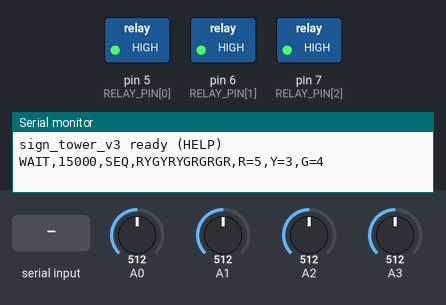
A sketch run on a simulated Arduino Uno, built with avr-gcc and run on an emulated ATmega328P. Parts: switched loads named in the sketch (green lamp = pin HIGH), the last lines printed to the serial monitor. Dashed ring = blinking. The test bench sets the inputs (shaded band); at power-on: A0 = 512, A1 = 512, A2 = 512, A3 = 512. Random numbers use the default seed unless the sketch sets one.

Above: at 1.2 s.
1.3 s: "START\n" received over Serial
At 1.9 s:
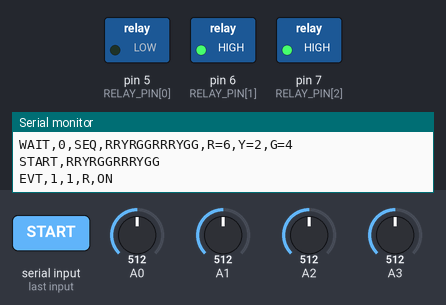
At 6.1 s:
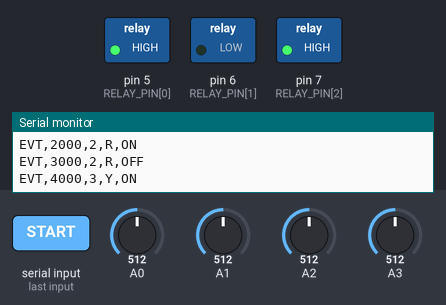
7.3 s: "STOP\n" received over Serial
Timing chart, 0 to 10.3 s (numbered marks = the images above; inputs shaded):
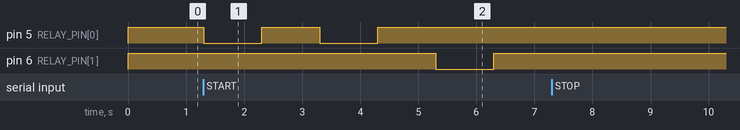

The sketch:

sign_tower_v3.ino
```cpp
/*
 * sign_tower_v3.ino — "주사위 기억 로봇" (발제 v5) 신호등 단독 구동 펌웨어
 * 보드: OpenCR 1.0. PC 없이 전원만 넣으면 혼자 동작한다 (시리얼은 연결했을 때만 기록·명령용).
 *
 * 전원 ON 후 동작 (AUTO_RUN = true)
 *   1) 전체 소등으로 FIRST_DELAY_MS 대기          → 로봇이 관측 자세를 잡고 꺼진 신호등을 고정하는 시간
 *   2) 무작위 12회 시퀀스 재생: 1회 = 1초 켜짐 + 1초 소등 (같은 색 연속도 소등으로 구별)
 *   3) 12번째 점멸 후 3초 연속 소등 → 종료
 *   4) REPEAT_GAP_MS 소등 대기 후 새 무작위 시퀀스로 다시 2)   (AUTO_REPEAT = false 면 1회만)
 *   버튼: SW1 = 대기 건너뛰고 바로 시작(새 무작위) / SW2 = 즉시 소등·정지 (다시 SW1 로 시작)
 *
 * 무작위 규칙 (mission.pdf 02·04)
 *   - R·Y·G 각 1~6회, 합계 12
 *   - 실제 퍽 구성으로 풀 수 있는 횟수 조합만 선택 (PUCK_* 상수). Y 는 한 모양으로 통일,
 *     R 은 빨간 퍽, G 는 초록 퍽만 → Y 에 쓰는 빨강 = 빨강총수-R, 초록 = 초록총수-G 가
 *     어느 한 모양의 개수 안에 들어가야 풀이 가능
 *   - 풀 수 있는 (R,Y,G) 조합 중 하나를 고르게 뽑고, 순서는 Fisher-Yates 로 섞음
 *   - 난수 씨앗: 아날로그 입력 잡음 여러 번 + micros() 를 섞음 (전원마다 다른 패턴)
 *
 * 하드웨어 (sign_tower_v2 와 동일)
 *   릴레이 3채널 Active-LOW → OpenCR 핀 5, 6, 7 = [가정] R, Y, G
 *   OpenCR 사용자 LED (있으면): LED1 = 대기 중 깜빡임, LED2 = 재생 중, LED4 = 설정 오류
 *
 * 시리얼 (115200, 연결했을 때만): v2 명령 + AUTO 1|0, PUCKS rc rb gc gb
 *   로그 "SEQ,<12글자>,R=,Y=,G=" 와 "EVT,<ms>,<번호>,<색>,ON|OFF" → 로봇 기록과 대조하는 정답
 *   PC 를 연결하지 않으면 정답 기록이 남지 않음 → 채점 대조가 필요하면 시리얼 연결 또는 FIXED_SEQ 사용
 */

// ===================== 설정값 (여기만 고치면 됨) =====================
const uint8_t  RELAY_PIN[3]     = {5, 6, 7};     // [가정] R, Y, G 순서
const char     LAMP_CHAR[3]     = {'R', 'Y', 'G'};
const bool     RELAY_ACTIVE_LOW = true;          // 릴레이 모듈이 LOW 에서 켜짐

const bool     AUTO_RUN         = true;          // 전원 ON 후 자동 시작
const bool     AUTO_REPEAT      = true;          // 끝나면 새 무작위로 계속 반복
const uint32_t FIRST_DELAY_MS   = 15000;         // 전원 ON 후 첫 시작까지 소등 대기 (로봇 준비 시간)
const uint32_t REPEAT_GAP_MS    = 20000;         // 반복 사이 소등 대기
const char*    FIXED_SEQ        = "";            // 비우면 무작위. "RGRRGRGGYGYG" 처럼 넣으면 항상 이 패턴

const uint32_t BLINK_ON_MS      = 1000;          // 켜짐 1초
const uint32_t BLINK_OFF_MS     = 1000;          // 점멸 사이 소등 1초
const uint32_t END_OFF_MS       = 3000;          // [가정] 12번째 소등 시작부터 연속 소등 3초 (마지막 소등 1초 포함)

// 퍽 구성 [가정: 공개 예제 빨강6·초록6, 모양 반반]. 실제 회차 등록표로 바꿀 것. 합계 12 여야 함
const uint8_t  PUCK_RED_CYL     = 3;
const uint8_t  PUCK_RED_BOX     = 3;
const uint8_t  PUCK_GREEN_CYL   = 3;
const uint8_t  PUCK_GREEN_BOX   = 3;

const uint8_t  RULE_BLINKS      = 12;
const uint8_t  RULE_MIN_COUNT   = 1;
const uint8_t  RULE_MAX_COUNT   = 6;
const uint8_t  MAX_BLINKS       = 24;
const uint32_t SERIAL_BAUD      = 115200;
const uint32_t BTN_DEBOUNCE_MS  = 50;
// =====================================================================

enum State { ST_IDLE, ST_WAIT, ST_ON, ST_OFF_GAP, ST_END_HOLD };

State    state = ST_IDLE;
char     seq[MAX_BLINKS + 1];
uint8_t  seqLen = 0;
uint8_t  curIdx = 0;
uint32_t tNext = 0;           // 다음 전환 시각 (누적 → 오차 누적 없음)
uint32_t tStart = 0;
bool     autoRepeat = AUTO_REPEAT;
bool     configError = false;
uint8_t  puck[4] = {PUCK_RED_CYL, PUCK_RED_BOX, PUCK_GREEN_CYL, PUCK_GREEN_BOX};
char     lineBuf[64];
uint8_t  lineLen = 0;

// ---------- 릴레이 ----------
void relayWrite(uint8_t ch, bool on) {
  digitalWrite(RELAY_PIN[ch], (on ^ RELAY_ACTIVE_LOW) ? HIGH : LOW);
}

void setLamp(int8_t lamp) {                       // 항상 최대 1개만 켬. lamp<0 → 전체 소등
  for (uint8_t i = 0; i < 3; i++) relayWrite(i, false);
  if (lamp >= 0 && lamp < 3) relayWrite(lamp, true);
}

int8_t lampIndex(char c) {
  for (uint8_t i = 0; i < 3; i++) if (LAMP_CHAR[i] == c) return i;
  return -1;
}

// ---------- 상태 LED (OpenCR 사용자 LED, 없으면 무시) ----------
void statusLed(uint8_t n, bool on) {
#ifdef BDPIN_LED_USER_1
  const uint8_t pins[4] = {BDPIN_LED_USER_1, BDPIN_LED_USER_2, BDPIN_LED_USER_3, BDPIN_LED_USER_4};
  if (n >= 1 && n <= 4) digitalWrite(pins[n - 1], on ? LOW : HIGH);   // OpenCR 사용자 LED 는 LOW 점등
#else
  (void)n; (void)on;
#endif
}

// ---------- 시퀀스 규칙 ----------
// 풀이 가능 여부: Y 에 쓸 빨강·초록 수가 한 모양 안에 들어가는가
bool feasible(uint8_t r, uint8_t y, uint8_t g) {
  uint8_t redTotal = puck[0] + puck[1], greenTotal = puck[2] + puck[3];
  if (r > redTotal || g > greenTotal) return false;
  uint8_t yRed = redTotal - r, yGreen = greenTotal - g;
  if (yRed + yGreen != y) return false;
  for (uint8_t s = 0; s < 2; s++)                 // s=0 원기둥, s=1 직육면체
    if (yRed <= puck[0 + s] && yGreen <= puck[2 + s]) return true;
  return false;
}

const char* validateSeq(const char* s, bool strict) {
  uint8_t n = strlen(s), cnt[3] = {0, 0, 0};
  if (n == 0) return "빈 시퀀스";
  if (n > MAX_BLINKS) return "길이 초과";
  for (uint8_t i = 0; i < n; i++) {
    int8_t k = lampIndex(s[i]);
    if (k < 0) return "R/Y/G 이외의 글자";
    cnt[k]++;
  }
  if (!strict) return NULL;
  if (n != RULE_BLINKS) return "점멸 횟수가 12가 아님";
  for (uint8_t k = 0; k < 3; k++)
    if (cnt[k] < RULE_MIN_COUNT || cnt[k] > RULE_MAX_COUNT) return "색별 횟수가 1~6 범위 밖";
  if (!feasible(cnt[0], cnt[1], cnt[2])) return "현재 퍽 구성으로 풀 수 없는 조합";
  return NULL;
}

void setSeq(const char* s) {
  strncpy(seq, s, MAX_BLINKS);
  seq[MAX_BLINKS] = 0;
  seqLen = strlen(seq);
}

// 풀 수 있는 (R,Y,G) 조합을 모두 세고 하나를 고르게 선택 → 순서 섞기. 조합이 없으면 false
bool randomSeq() {
  uint8_t combos[64][3], n = 0;
  for (uint8_t r = RULE_MIN_COUNT; r <= RULE_MAX_COUNT; r++)
    for (uint8_t y = RULE_MIN_COUNT; y <= RULE_MAX_COUNT; y++) {
      int8_t g = RULE_BLINKS - r - y;
      if (g < RULE_MIN_COUNT || g > RULE_MAX_COUNT) continue;
      if (!feasible(r, y, g)) continue;
      combos[n][0] = r; combos[n][1] = y; combos[n][2] = g; n++;
    }
  if (n == 0) return false;
  uint8_t* c = combos[random(n)];
  uint8_t m = 0;
  for (uint8_t k = 0; k < 3; k++) for (uint8_t j = 0; j < c[k]; j++) seq[m++] = LAMP_CHAR[k];
  for (int8_t i = m - 1; i > 0; i--) {             // Fisher-Yates
    uint8_t j = random(i + 1);
    char t = seq[i]; seq[i] = seq[j]; seq[j] = t;
  }
  seq[m] = 0; seqLen = m;
  return true;
}

void printCounts() {
  uint8_t cnt[3] = {0, 0, 0};
  for (uint8_t i = 0; i < seqLen; i++) { int8_t k = lampIndex(seq[i]); if (k >= 0) cnt[k]++; }
  Serial.print("SEQ,"); Serial.print(seq);
  Serial.print(",R="); Serial.print(cnt[0]);
  Serial.print(",Y="); Serial.print(cnt[1]);
  Serial.print(",G="); Serial.println(cnt[2]);
}

// 다음 재생할 시퀀스 준비 (고정 시퀀스가 있으면 그것, 없으면 새 무작위)
bool prepareNext() {
  if (FIXED_SEQ[0]) {
    const char* e = validateSeq(FIXED_SEQ, true);
    if (e) { Serial.print("ERR,FIXED_SEQ "); Serial.println(e); return false; }
    setSeq(FIXED_SEQ);
    return true;
  }
  if (!randomSeq()) { Serial.println("ERR,풀 수 있는 조합 없음 (PUCK_* 확인)"); return false; }
  return true;
}

// ---------- 진행 ----------
void scheduleStart(uint32_t delayMs) {            // delayMs 동안 소등 대기 후 재생
  setLamp(-1);
  if (configError || !prepareNext()) { configError = true; state = ST_IDLE; statusLed(4, true); return; }
  curIdx = 0;
  tNext = millis() + delayMs;
  state = ST_WAIT;
  Serial.print("WAIT,"); Serial.print(delayMs); Serial.print(",");
  printCounts();
}

void stopSignal(const char* why) {
  setLamp(-1);
  state = ST_IDLE;
  statusLed(1, false); statusLed(2, false);
  Serial.print("STOP,"); Serial.println(why);
}

void logEvt(uint8_t k, char c, const char* onoff) {
  Serial.print("EVT,"); Serial.print(millis() - tStart);
  Serial.print(","); Serial.print(k);
  Serial.print(","); Serial.print(c);
  Serial.print(","); Serial.println(onoff);
}

void updateStateMachine() {
  if (state == ST_IDLE) return;
  if (state == ST_WAIT) statusLed(1, (millis() / 500) % 2);       // 대기 중 LED1 깜빡임
  if ((int32_t)(millis() - tNext) < 0) return;                  // millis 오버플로 안전

  switch (state) {
    case ST_WAIT:
      statusLed(1, false); statusLed(2, true);
      tStart = millis();
      tNext = tStart;
      Serial.print("START,"); Serial.println(seq);
      // fall through: 바로 첫 점등
    case ST_OFF_GAP:
      if (state == ST_OFF_GAP) curIdx++;
      setLamp(lampIndex(seq[curIdx]));
      logEvt(curIdx + 1, seq[curIdx], "ON");
      tNext += BLINK_ON_MS;
      state = ST_ON;
      break;

    case ST_ON:
      setLamp(-1);
      logEvt(curIdx + 1, seq[curIdx], "OFF");
      if (curIdx + 1 >= seqLen) { tNext += END_OFF_MS;   state = ST_END_HOLD; }
      else                      { tNext += BLINK_OFF_MS; state = ST_OFF_GAP; }
      break;

    case ST_END_HOLD:
      statusLed(2, false);
      Serial.print("DONE,"); Serial.println(millis() - tStart);
      if (autoRepeat) scheduleStart(REPEAT_GAP_MS);
      else            state = ST_IDLE;
      break;

    default: break;
  }
}

// ---------- 시리얼 (연결했을 때만) ----------
void startCurrent() {                            // 이미 고른 seq 를 바로 재생
  setLamp(-1);
  curIdx = 0;
  tNext = millis();
  state = ST_WAIT;
}

void handleLine(char* s) {
  for (char* p = s; *p; p++) if (*p >= 'a' && *p <= 'z') *p -= 32;
  char* arg = strchr(s, ' ');
  if (arg) { *arg++ = 0; while (*arg == ' ') arg++; }
  bool busy = (state == ST_ON || state == ST_OFF_GAP || state == ST_END_HOLD);

  if (!strcmp(s, "STOP"))       stopSignal("명령");
  else if (!strcmp(s, "START")) {
    if (busy) Serial.println("ERR,진행 중");
    else if (state == ST_IDLE && seqLen) startCurrent();   // RAND/SEQ/Q1 로 고른 시퀀스 그대로 재생
    else scheduleStart(0);                                  // 자동 대기 중이면 바로 시작
  }
  else if (!strcmp(s, "AUTO"))  { autoRepeat = (arg && arg[0] == '1'); Serial.print("AUTO,"); Serial.println(autoRepeat); }
  else if (!strcmp(s, "STATUS")) {
    Serial.print("STATUS,state="); Serial.print((int)state); Serial.print(",auto="); Serial.print(autoRepeat);
    Serial.print(",pucks="); for (uint8_t i = 0; i < 4; i++) { Serial.print(puck[i]); Serial.print(i < 3 ? "/" : "\n"); }
    printCounts();
  }
  else if (!strcmp(s, "PUCKS")) {                 // PUCKS 빨강원기둥 빨강직육면체 초록원기둥 초록직육면체
    int v[4];
    if (!arg || sscanf(arg, "%d %d %d %d", &v[0], &v[1], &v[2], &v[3]) != 4 || v[0] + v[1] + v[2] + v[3] != 12 ||
        v[0] < 0 || v[1] < 0 || v[2] < 0 || v[3] < 0) { Serial.println("ERR,PUCKS rc rb gc gb (합계 12)"); return; }
    for (uint8_t i = 0; i < 4; i++) puck[i] = v[i];
    configError = false; statusLed(4, false);
    Serial.println("OK,PUCKS (다음 시퀀스부터 적용)");
  }
  else if (!strcmp(s, "RAND") || !strcmp(s, "Q1") || !strcmp(s, "SEQ")) {
    if (busy) { Serial.println("ERR,진행 중에는 변경 불가 (STOP 후)"); return; }
    if (!strcmp(s, "RAND")) { if (!randomSeq()) { Serial.println("ERR,풀 수 있는 조합 없음"); return; } }
    else {
      const char* src = !strcmp(s, "Q1") ? "RGRRGRGGYGYG" : arg;
      const char* e = src ? validateSeq(src, true) : "인자 없음";
      if (e) { Serial.print("ERR,"); Serial.println(e); return; }
      setSeq(src);
    }
    state = ST_IDLE;                               // 지정한 시퀀스는 START 로 재생 (무작위로 덮어쓰지 않음)
    printCounts();
    Serial.println("INFO,START 로 이 시퀀스 재생 (AUTO 반복은 다음 회차부터 새 무작위)");
  }
  else if (!strcmp(s, "LAMP")) {
    if (busy || state == ST_WAIT) { Serial.println("ERR,대기·진행 중에는 불가 (STOP 후)"); return; }
    if (arg && !strcmp(arg, "OFF")) setLamp(-1);
    else if (arg && lampIndex(arg[0]) >= 0) setLamp(lampIndex(arg[0]));
    else Serial.println("ERR,LAMP R|Y|G|OFF");
  }
  else if (!strcmp(s, "HELP") || !strcmp(s, "?"))
    Serial.println("START STOP AUTO 1|0 RAND Q1 SEQ <12글자> PUCKS rc rb gc gb LAMP R|Y|G|OFF STATUS");
  else if (s[0]) Serial.println("ERR,알 수 없는 명령 (HELP)");
}

void pollSerial() {
  while (Serial.available()) {
    char c = Serial.read();
    if (c == '\n' || c == '\r') {
      if (lineLen) { lineBuf[lineLen] = 0; handleLine(lineBuf); lineLen = 0; }
    } else if (lineLen < sizeof(lineBuf) - 1) lineBuf[lineLen++] = c;
    else lineLen = 0;
  }
}

// ---------- 버튼: SW1 = 바로 시작(새 무작위) / SW2 = 정지 ----------
void pollButtons() {
#ifdef BDPIN_PUSH_SW_1
  static uint32_t tLast = 0;
  static uint8_t prev = 0;
  if (millis() - tLast < BTN_DEBOUNCE_MS) return;
  tLast = millis();
  uint8_t now = getPushButton();                  // bit0 = SW1, bit1 = SW2
  uint8_t pressed = now & ~prev;
  prev = now;
  if (pressed & 0x02) stopSignal("SW2");
  else if ((pressed & 0x01) && !(state == ST_ON || state == ST_OFF_GAP || state == ST_END_HOLD)) {
    randomSeed(micros());                         // 사람이 누른 시각으로 다시 섞음
    scheduleStart(0);
  }
#endif
}

uint32_t noiseSeed() {                            // 아날로그 잡음 LSB 여러 번 + micros
  uint32_t s = micros();
  for (uint8_t i = 0; i < 64; i++) {
    s = (s << 1) ^ (s >> 31) ^ (uint32_t)analogRead(A0 + (i % 4));
    delayMicroseconds(37);
  }
  return s ^ micros();
}

void setup() {
  for (uint8_t i = 0; i < 3; i++) {               // 출력 모드 전에 '꺼짐' 레벨부터 (릴레이 오동작 방지)
    digitalWrite(RELAY_PIN[i], RELAY_ACTIVE_LOW ? HIGH : LOW);
    pinMode(RELAY_PIN[i], OUTPUT);
  }
  setLamp(-1);
#ifdef BDPIN_LED_USER_1
  const uint8_t leds[4] = {BDPIN_LED_USER_1, BDPIN_LED_USER_2, BDPIN_LED_USER_3, BDPIN_LED_USER_4};
  for (uint8_t i = 0; i < 4; i++) { pinMode(leds[i], OUTPUT); digitalWrite(leds[i], HIGH); }
#endif
  Serial.begin(SERIAL_BAUD);
  randomSeed(noiseSeed());
  if (puck[0] + puck[1] + puck[2] + puck[3] != 12) {
    configError = true; statusLed(4, true);
    Serial.println("ERR,PUCK_* 합계가 12가 아님");
  }
  Serial.println("sign_tower_v3 ready (HELP)");
  if (AUTO_RUN) scheduleStart(FIRST_DELAY_MS);
}

void loop() {
  pollSerial();
  pollButtons();
  updateStateMachine();
}
```

Measured:
- after the input at 1.3 s, pin 5 (RELAY_PIN[0]): alternates HIGH for 1.0 s and LOW for 1.0 s, 4 changes in all, then stays HIGH, starting at once; pin 6 (RELAY_PIN[1]): HIGH → LOW after 4.0 s, → HIGH 1.0 s later
